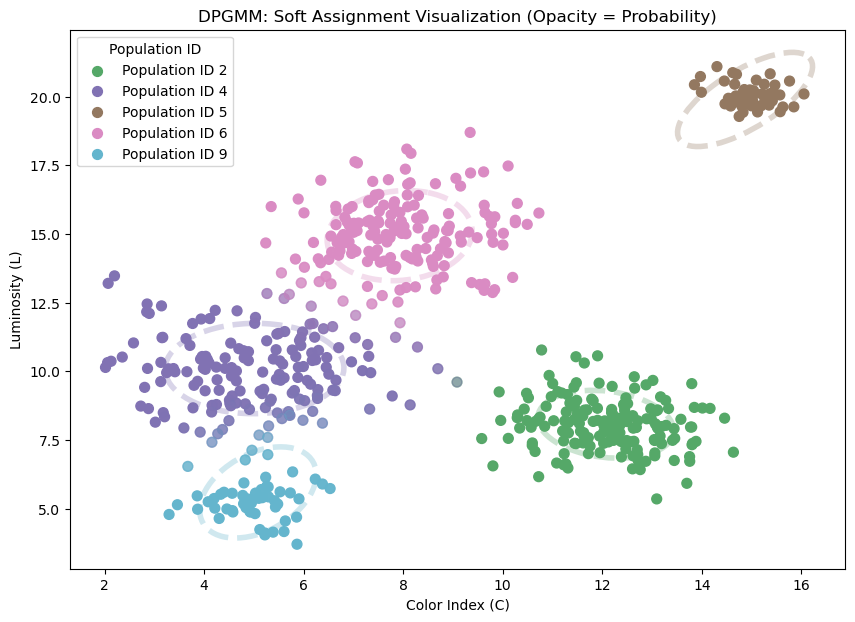

This chart was generated by the following Python code:
# Soft assignment of data to cluster.

import numpy as np
import pandas as pd
from sklearn.datasets import make_blobs
import matplotlib.pyplot as plt
import seaborn as sns 
from sklearn.mixture import BayesianGaussianMixture
from scipy.stats import chi2
from matplotlib.patches import Ellipse

# --- Data Generation & DPMM Fitting ---
data_1, _ = make_blobs(n_samples=500, centers=[[10, 5], [15, 8], [8, 12]], cluster_std=[1.5, 1.2, 1.0], random_state=42)
data_2, _ = make_blobs(n_samples=100, centers=[[20, 15], [5, 5]], cluster_std=[0.5, 0.7], random_state=1)
X = np.vstack((data_1, data_2))
df = pd.DataFrame(X, columns=['Luminosity (L)', 'Color Index (C)'])

# DPGMM setup: Uses DP prior to automatically find the number of clusters
dpmm = BayesianGaussianMixture(
    n_components=10, 
    covariance_type='full', 
    weight_concentration_prior_type='dirichlet_process', 
    max_iter=500, 
    random_state=42
)
dpmm.fit(df) # Training determines the cluster centers and weights

# --- CRITICAL STEP: SOFT ASSIGNMENT ---
# Get the soft assignments (a matrix of probabilities, shape (n_samples, n_components))
soft_probabilities = dpmm.predict_proba(df)

# --- Analysis & Ellipse Setup ---
active_clusters_mask = dpmm.weights_ > 0.01
component_means = dpmm.means_[active_clusters_mask]
component_covariances = dpmm.covariances_[active_clusters_mask]

# Filter the probabilities to include only the active clusters
# The columns correspond to the indices in active_clusters_mask
soft_probs_active = soft_probabilities[:, active_clusters_mask]

# Color Synchronization
full_seaborn_palette = sns.color_palette('deep', n_colors=10)
all_indices = np.arange(dpmm.n_components)
active_component_ids = all_indices[active_clusters_mask]

# --- Ellipse Function (Unchanged) ---
def plot_gaussian_ellipse(ax, mean, covariance, color, z=2):
    scale_factor = np.sqrt(chi2.ppf(0.95, 2))
    lambda_, v = np.linalg.eigh(covariance)
    lambda_ = np.sqrt(lambda_)
    angle = np.degrees(np.arctan2(*v[:, 0][::-1]))
    
    ellipse = Ellipse(
        xy=mean,
        width=lambda_[0] * scale_factor,
        height=lambda_[1] * scale_factor,
        angle=angle,
        color=color,
        alpha=0.3,
        linestyle='--',
        linewidth=4,
        fill=False
    )
    ax.add_patch(ellipse)

# --- PLOTTING (Soft Assignment) ---
fig, ax = plt.subplots(figsize=(10, 7))

# 1. Plot the ellipses first for context (remains unchanged)
for i, (mean, cov) in enumerate(zip(component_means, component_covariances)):
    cluster_id = active_component_ids[i]
    ellipse_color = full_seaborn_palette[cluster_id]

    # Correct Axis Handling: (x=C, y=L)
    center = (mean[1], mean[0]) 
    new_cov = cov[::-1, ::-1]   
    
    plot_gaussian_ellipse(ax, center, new_cov, ellipse_color)

# 2. Scatter Plot using Matplotlib for SOFT ASSIGNMENT
# Iterate over each active cluster and plot ALL data points
for i, cluster_id in enumerate(active_component_ids):
    # Get the probability vector for the current active cluster
    probs = soft_probs_active[:, i]
    
    # Get the fixed color for the current cluster
    cluster_color = full_seaborn_palette[cluster_id]

    # Plot an invisible, fully opaque point for the legend ---
    # We use a single point (x=0, y=0, fully opaque alpha=1.0) with a label.
    # The 's=0' makes the point itself invisible, but its label is captured 
    # for the legend.
    ax.scatter(
        x=[], 
        y=[], 
        color=cluster_color, 
        alpha=1.0,  # CRITICAL: Use full opacity (1.0) for the legend marker
        s=50,       
        label=f'Population ID {cluster_id}' # This label will appear in the legend
    )

    # --- Data Plot: Plot the full dataset with variable opacity, NO label ---
    # The data points should NOT have a label so they don't interfere 
    # with the legend created above.
    ax.scatter(
        x=df['Color Index (C)'],
        y=df['Luminosity (L)'],
        color=cluster_color, 
        alpha=probs,        # Alpha (opacity) value for each point is its probability
        s=50,
        label='_nolegend_' # Matplotlib convention to exclude from legend
    )

# 3. Final Touches
ax.set_title('DPGMM: Soft Assignment Visualization (Opacity = Probability)')
ax.set_xlabel('Color Index (C)')
ax.set_ylabel('Luminosity (L)')

# The legend generated by the scatter calls will work here
ax.legend(title='Population ID', loc='best')

plt.show()
